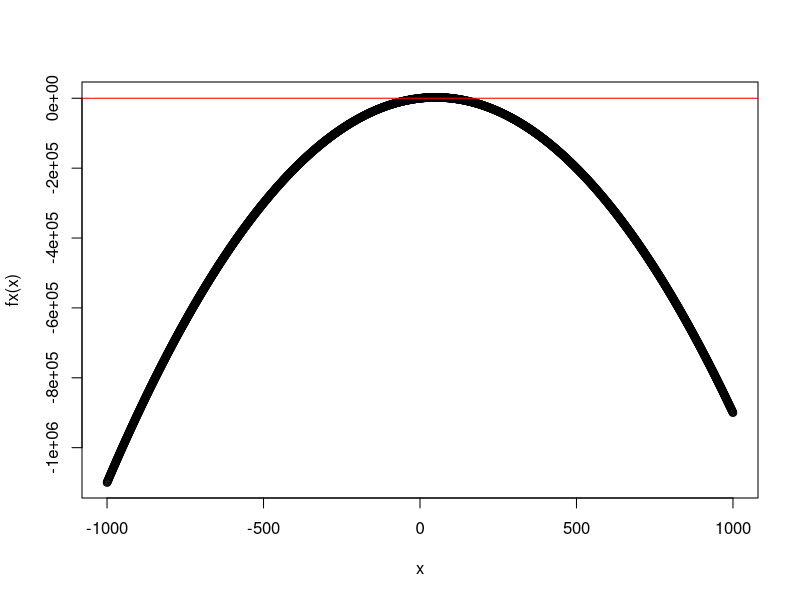

Write the R code that produced this figure.
## ---- chunk 1
knitr::opts_chunk$set(
                      error = FALSE
                      ,message = FALSE
                      ,tidy = TRUE
                      #,cache = TRUE
                      )
## ---- chunk 2
packages <- c("prettydoc", "stats", "Deriv")

#see if we need to install any of them
installed_and_loaded <- function(pkg){
  #CODE SOURCE: https://gist.github.com/stevenworthington/3178163
  new.pkg <- pkg[!(pkg %in% installed.packages()[, "Package"])]
  if (length(new.pkg)) 
    install.packages(new.pkg, dependencies = TRUE)
  sapply(pkg, require, character.only = TRUE, quietly = TRUE, warn.conflicts = FALSE)
}
#excute function and display the loaded packages
data.frame(installed_and_loaded(packages))
## ---- chunk 3
max_value <- 1000
min_value <- -max_value

fx <- function(x) {x * (100 - x)}
fxprime <-Deriv(fx)
out_root <- uniroot(fxprime, c(min_value, max_value))

fx(out_root$root)

x <- seq(min_value, max_value)
plot(x, fx(x))
abline(out_root$root, out_root$f.root, col = "red")
## ---- chunk 4
max_value <- 100
min_value <- -max_value

fx <- function(x) {x + 500/x}
fxprime <- Deriv(fx)
(out_root <- uniroot(fx, c(min_value, max_value)))
